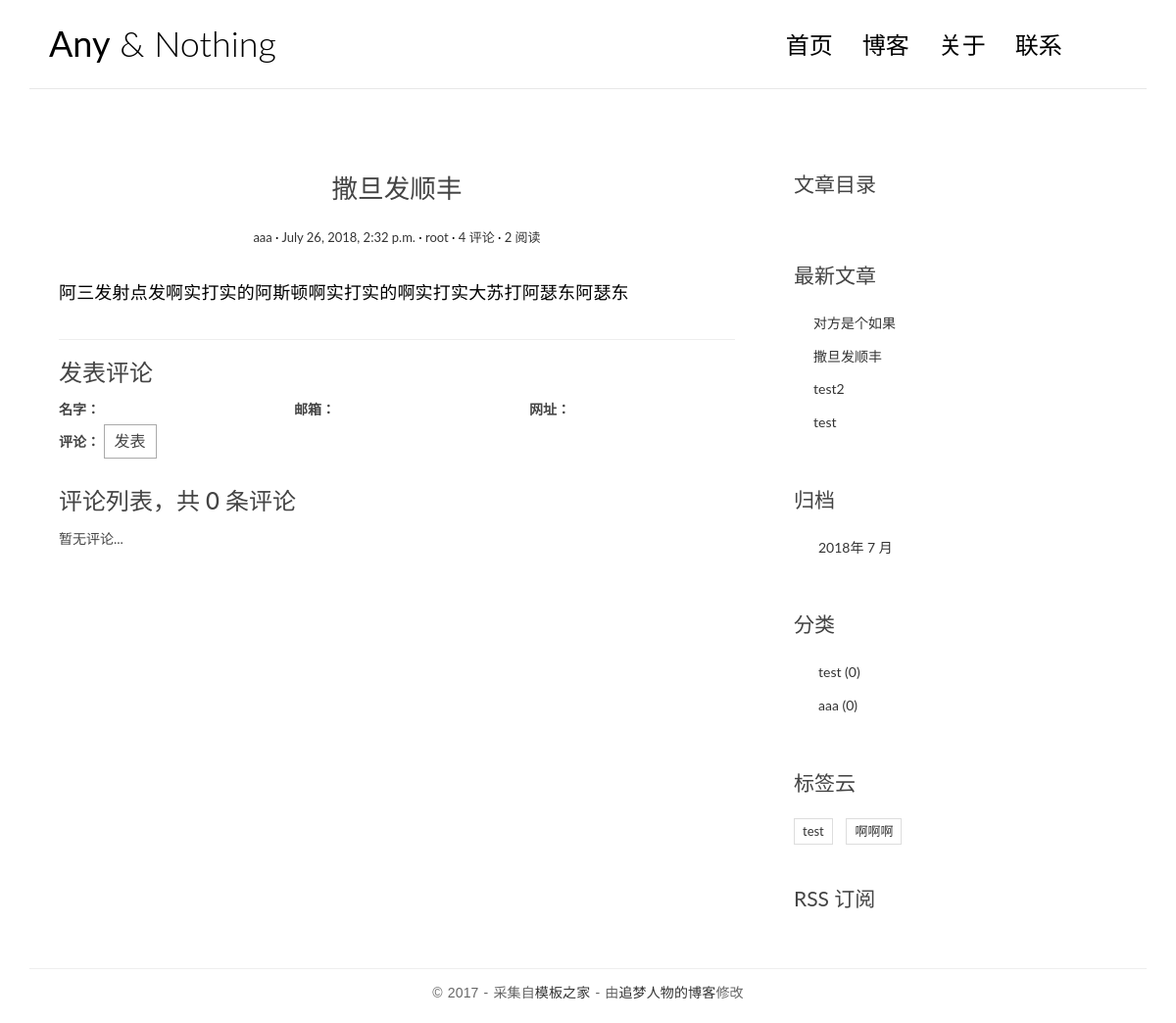
/post/3/, run on an earlier commit of the app's database.
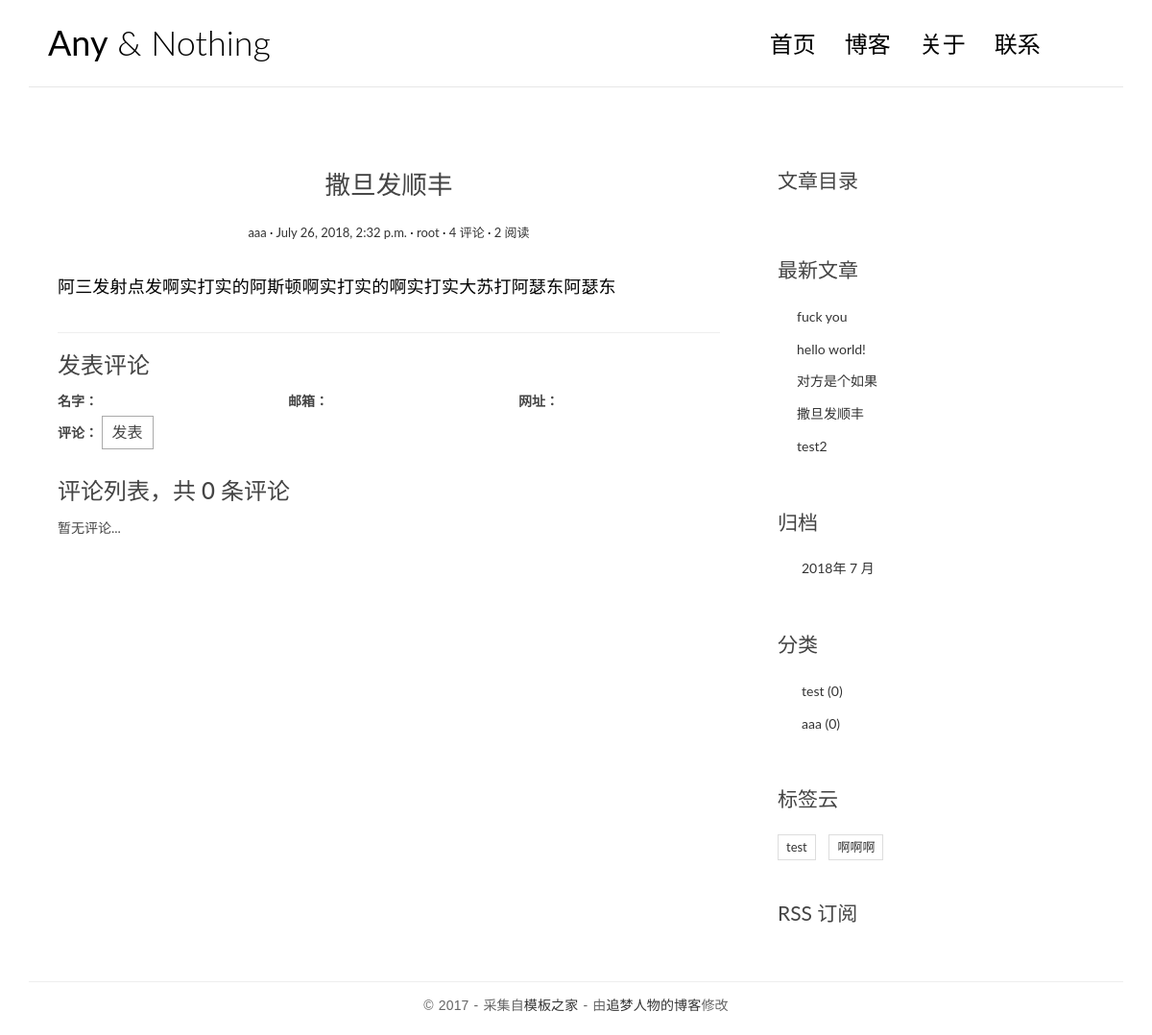
And on a later commit of the database.
### blog/models.py (models this page shows, shortened)
class Post(models.Model):
	title = models.CharField(max_length=100)
	body = models.TextField()
	created_time = models.DateTimeField()
	modified_time = models.DateTimeField()
	excerpt = models.CharField(max_length=200, blank=True)
	category = models.ForeignKey(Category, on_delete=models.CASCADE)
	tag = models.ManyToManyField(Tag)
	author = models.ForeignKey(User, on_delete=models.CASCADE)
	views = models.PositiveIntegerField(default=0)
	def save(self, *args, **kwargs):
		super(Post, self).save(*args, **kwargs)
	def increase_views(self):
		self.views += 1
		self.save(update_fields=['views'])
	def get_absolute_url(self):
		return reverse('blog:detail', kwargs={'pk': self.pk})
	class Meta:
		ordering = ['-created_time', 'title']

class Category(models.Model):
	name = models.CharField(max_length=100)

class Tag(models.Model):
	name = models.CharField(max_length=100)
	def __str__(self):
		return self.name

### blog/views.py (the view, shortened to what this page needs)
# urls.py: url(r'^post/(?P<pk>[0-9]+)/$', views.PostDetailView.as_view(), name='detail'),
class PostDetailView(DetailView):
    model = Post
    template_name = 'blog/detail.html'
    context_object_name = 'post'
    def get(self, request, *args, **kwargs):
        responese = super(PostDetailView, self).get(request, *args, **kwargs)
        self.object.increase_views()
        return responese
    def get_object(self, queryset=None):
        post = super(PostDetailView, self).get_object(queryset=None)
        md = markdown.Markdown(extensions=[
            'markdown.extensions.extra',
            'markdown.extensions.codehilite',
            TocExtension(slugify=slugify)
        ])
        post.body = md.convert(post.body)
        post.toc = md.toc
        return post

### blog/templatetags/blog_tags.py (called while the page is built)
@register.simple_tag
def get_recent_posts(num=5):
	return Post.objects.all().order_by('-created_time')[:num]

@register.simple_tag
def archives():
	return Post.objects.dates('created_time', 'month', order='DESC')

@register.simple_tag
def get_categorys():
	return Category.objects.all()

@register.simple_tag
def get_tag_list():
	tag_list = Tag.objects.all()
	return tag_list

### templates/blog/detail.html (shortened to what this page needs)
{% extends 'base.html' %}
{% block main %}
                <article class="post post-{{ post.pk }}">
                    <header class="entry-header">
                        <h1 class="entry-title">{{ post.title }}</h1>
                        <div class="entry-meta">
                            <span class="post-category"><a href=""{% url 'blog:category' post.category.pk %}">{{ post.category.name }}</a></span>
                            <span class="post-date"><a href="{% url 'blog:archives' post.created_time.year post.created_time.month %}"><time class="entry-date"
                                                                      datetime="{{ post.created_time }}">{{ post.created_time }}</time></a></span>
                            <span class="post-author"><a href="{% url 'blog:author' post.author.pk %}">{{ post.author }}</a></span>
                            <span class="comments-link"><a href="#">4 评论</a></span>
                            <span class="views-count"><a href="{{ post.get_absolute_url }}">{{ post.views }} 阅读</a></span>
                        </div>
                    </header>
                    <div class="entry-content clearfix">
                        {{ post.body|safe }}
                    </div>
                </article>
                <section class="comment-area" id="comment-area">
                    <hr>
                    <h3>发表评论</h3>
                    <form action="{% url 'comments:post_comment' post.pk %}" method="post" class="comment-form">
                        <div class="row">
                            <div class="col-md-4">
                                <label for="{{ form.name.id_for_lable }}">名字：</label>
                            </div>
                            <div class="col-md-4">
                                <label for="{{ form.email.id_for_lable }}">邮箱：</label>
                            </div>
                            <div class="col-md-4">
                                <label for="{{ form.url.id_for_lable }}">网址：</label>
                            </div>
                            <div class="col-md-12">
                                <label for="{{ form.text.id_for_lable }}">评论：</label>
                                <button type="submit" class="comment-btn">发表</button>
                            </div>
                        </div>
                    </form>
                    <div class="comment-list-panel">
                        <h3>评论列表，共 <span>{{ post.comment_set.count }}</span> 条评论</h3>
                        <ul class="comment-list list-unstyled">
                            {% for comment in comment_list %}
                            <li class="comment-item">
                                <span class="nickname">{{ comment.name }}</span>
                                <time class="submit-date">{{ comment.created_time }}</time>
                                <div class="text">
                                {{ comment.text }}
                                </div>
                            </li>
                            {% empty %}
                            <li>暂无评论...</li>
                            {% endfor %}
                        </ul>
                    </div>
                </section>
    {% endblock main %}
                {% block toc %}
                <div class="widget widget-content">
                    <h3 class="widget-title">文章目录</h3>
                </div>
    {% endblock toc %}

### templates/base.html (shortened to what this page needs)
{% load staticfiles %}
{% load blog_tags %}
<!DOCTYPE html>
<html>
<head>
	<link rel="stylesheet" href="{% static 'blog/css/bootstrap.min.css' %}">
	<link rel="stylesheet" href="http://code.ionicframework.com/ionicons/2.0.1/css/ionicons.min.css">
	<link rel="stylesheet" href="{% static 'blog/css/pace.css' %}">
	<link rel="stylesheet" href="{% static 'blog/css/custom.css' %}">
	<link rel="stylesheet" href="{% static 'blog/css/highlights/github.css' %}">
</head>
<body>
<div class="container">
	<header id="site-header">
		<div class="row">
			<div class="col-md-4 col-sm-5 col-xs-8">
				<div class="logo">
					<h1><a href="{% url 'blog:index' %}"><b>Any</b> &amp; Nothing</a></h1>
				</div>
			</div>
			<div class="col-md-8 col-sm-7 col-xs-4">
				<nav class="main-nav" role="navigation">
					<div class="collapse navbar-collapse" id="bs-example-navbar-collapse-1">
						<ul class="nav navbar-nav navbar-right">
							<li class="cl-effect-11"><a href="{% url 'blog:index' %}" data-hover="首页">首页</a></li>
							<li class="cl-effect-11"><a href="{% url 'blog:posts' %}" data-hover="博客">博客</a></li>
							<li class="cl-effect-11"><a href="{% url 'blog:about' %}" data-hover="关于">关于</a></li>
							<li class="cl-effect-11"><a href="{% url 'blog:contact' %}" data-hover="联系">联系</a></li>
						</ul>
					</div>
				</nav>
			</div>
		</div>
	</header>
</div>
<div class="content-body">
	<div class="container">
		<div class="row">
			<main class="col-md-8">
			{% block main %}
			{% endblock main %}
			</main>
			<aside class="col-md-4">
			{% block toc %}
			{% endblock toc %}
				<div class="widget widget-recent-posts">
					<h3 class="widget-title">最新文章</h3>
					{% get_recent_posts as recent_post_list %}
					<ul>
						{% for post in recent_post_list %}
						<li>
							<a href="{{ post.get_absolute_url }}">{{ post.title }}</a>
						</li>
					{% empty %}
					<li>暂无文章...</li>
					{% endfor %}
					</ul>
				</div>
				<div class="widget widget-archives">
					<h3 class="widget-title">归档</h3>
					{% archives as date_list %}
					<ul>
						{% for date in date_list %}
						<li>
							<a href="{% url 'blog:archives' date.year date.month %}">{{ date.year }}年 {{ date.month }} 月</a>
						</li>
						{% empty %}
						暂无归档...
						{% endfor %}
					</ul>
				</div>
				<div class="widget widget-category">
					<h3 class="widget-title">分类</h3>
					{% get_categorys as category_list %}
					<ul>
						{% for category in category_list %}
						<li>
							<a href="{% url 'blog:category' category.pk %}">{{ category.name }} <span class="post-count">(0)</span></a>
						</li>
					{% empty %}
					<li>暂无分类...</li>
					{% endfor %}
					</ul>
				</div>
				<div class="widget widget-tag-cloud">
					<h3 class="widget-title">标签云</h3>
					{% get_tag_list as tag_list %}
					<ul>
						{% for tag in tag_list %}
						<li>
							<a href="{% url 'blog:tag' tag.pk %}">{{ tag }}</a>
						</li>
						{% empty %}
						<li>暂无标签...</li>
						{% endfor %}
					</ul>
				</div>
				<div class="rss">
					<a href="{% url 'rss' %}"> RSS 订阅</a>
				</div>
			</aside>
		</div>
	</div>
</div>
<footer id="site-footer">
	<div class="container">
		<div class="row">
			<div class="col-md-12">
				<p class="copyright">&copy 2017 - 采集自<a href="http://www.cssmoban.com/"
														target="_blank" title="模板之家">模板之家</a>
					- 由<a href="http://zmrenwu.com/" title="网页模板" target="_blank">追梦人物的博客</a>修改
				</p>
			</div>
		</div>
	</div>
</footer>
</body>
</html>

What changed in the data, as far as the page shows it:
no longer on this page (row edited): Post: title "test"
added Post: title "fuck you"
added Post: title "hello world!"
